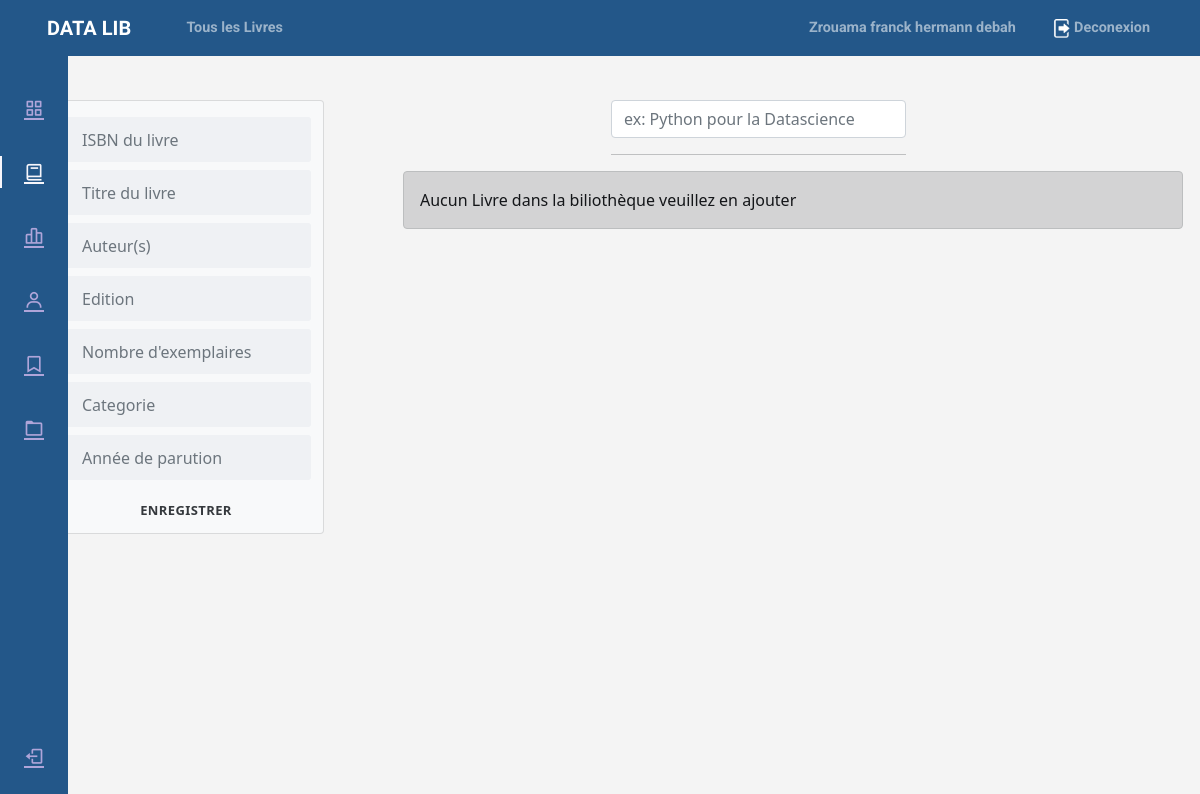
Page /dashboard/livres (signed in) on the earlier database version.
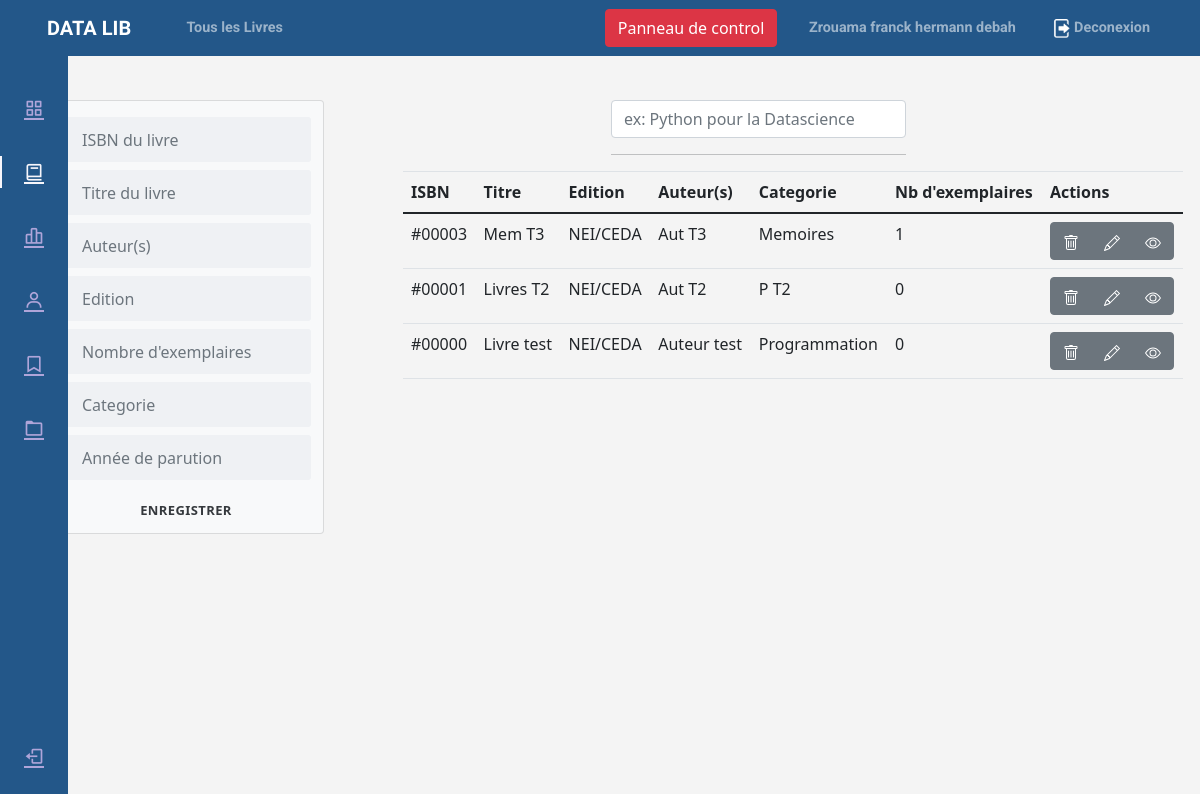
Same page on the later database version.
### app/mod_book/models.py (models this page shows, shortened)
class Base(db.Model):
    __abstract__ = True
    id = db.Column(db.Integer, primary_key=True)
    date_created = db.Column(db.String(128),  default=db.func.current_timestamp())
    date_modified = db.Column(db.String(128),  default=db.func.current_timestamp(),onupdate=db.func.current_timestamp())

@dataclass
class Book(Base):
    __tablename__ = 'book'
    title = db.Column(db.String(128),  nullable=False)
    isbn = db.Column(db.String(128),  nullable=False, unique=True)
    author = db.Column(db.String(128),  nullable=False)
    edition = db.Column(db.String(192),  nullable=False)
    nbExemplar = db.Column(db.Integer,  nullable=False, default=1)
    category = db.Column(db.String(128),  nullable=False)
    available = db.Column(db.SmallInteger, nullable=False, default=1)
    year = db.Column(db.Integer,  nullable=False)

### app/main/routes.py (the view)
@main.route('/dashboard/livres')
def dash_livres():
    books = None
    if not('user'in session):
       return redirect(url_for('auth.signin'))
    else:
        all_books = fetch_all_book()
        if (all_books):
            books = all_books
            return render_template("auth/profile/dashboard/livres.html",user=session["user"],books=books)
        else:
            return render_template("auth/profile/dashboard/livres.html",user=session["user"],books=books)

### app/mod_book/controllers.py (called while the page is built)
@mod_book.route('', methods=['GET'])
@mod_book.route('/', methods=['GET'])
def fetch_all_book():
    books = Book.query.order_by(Book.id.desc()).all()
    if books:
        session['books'] = books
        return books
    else:
        return 'NBF'

### app/templates/auth/profile/dashboard/livres.html (shortened to what this page needs)
{% extends 'auth/profile/dash.html' %}
{% block dash_component %}
<div class="container">
    <div class="row">
        <div class=" card col-md-3 bg-light">
            <div class="mt-3 row newsletter-subscribe">
                <div class="">
                    <form action="/book/register" class="form-inline row form" method="POST">
                        <div class="form-group col-md-12 mb-2">
                            <input value="" required class="form-control" autofocus type="text" name="isbn"
                                placeholder="ISBN du livre">
                        </div>
                        <div class="form-group col-md-12 mb-2">
                            <input value="" required class="form-control" type="text" name="titre"
                                placeholder="Titre du livre">
                        </div>
                        <div class="form-group col-md-12 mb-2">
                            <input value="" required class="form-control" type="text" name="auteur"
                                placeholder="Auteur(s)">
                        </div>
                        <div class="form-group col-md-12 mb-2">
                            <input value="" required class="form-control" type="text" name="edition"
                                placeholder="Edition">
                        </div>
                        <div class="form-group col-md-12 mb-2">
                            <input value="" min="0" required class="form-control" type="number" name="nbexemplar"
                                placeholder="Nombre d'exemplaires">
                        </div>
                        <div class="form-group col-md-12 mb-2">
                            <input value="" required class="form-control" type="text" name="category"
                                placeholder="Categorie">
                        </div>
                        <div class="form-group col-md-12 mb-2">
                            <input pattern="(?:19|20)[0-9]{2}" required value="" class="form-control" type="text" name="year"
                                placeholder="Année de parution">
                        </div>
                        <input class="col-md-12 btn btn-outline" type="submit" value="Enregistrer">
                    </form>
                </div>
            </div>
        </div>
        <div class="col-md-9">
            <div class="row">
                <div class="row">
                    <div class="col-md-12">
                        <div class="col-md-5 offset-md-4">
                            <input type="text" class="text-muted form-control form-input" name="q"
                                placeholder="ex: Python pour la Datascience">
                            <hr>
                        </div>
                    </div>
                    <div class="col-md-12 offset-1">
                        <div class="card-box">
                            <div class="table-responsive">
                                {% if books != 'NBF' %}
                                <table class="table">
                                    <thead>
                                        <tr>
                                            <th>ISBN</th>
                                            <th>Titre</th>
                                            <th>Edition</th>
                                            <th>Auteur(s)</th>
                                            <th>Categorie</th>
                                            <th>Nb d'exemplaires</th>
                                            <th>Actions</th>
                                        </tr>
                                    </thead>
                                    <tbody>
                                        {% for book in books %}
                                        <tr>
                                            <td>{{book.isbn}}</td>
                                            <td>{{book.title}}</td>
                                            <td>{{book.edition}}</td>
                                            <td>{{book.author}}</td>
                                            <td>{{book.category}}</td>
                                            <td>{{book.nbExemplar}}</td>
                                            <td>
                                                <div class="btn-group btn-group-toggle" data-toggle="buttons">
                                                    <label onclick="document.location.href = '/book/delete/{{book.id}}'"
                                                        class="btn btn-secondary">
                                                    </label>
                                                    <label  onclick="document.location.href = '/book/update/{{book.id}}'"
                                                        class="btn btn-secondary">
                                                    </label>
                                                    <label class="btn btn-secondary">
                                                    </label>
                                                </div>
                                            </td>
                                        </tr>
                                        {% endfor %}
                                    </tbody>
                                </table>
                                {% else %}
                                <div class="alert alert-dark" role="alert">
                                    Aucun Livre dans la biliothèque veuillez en ajouter
                                </div>
                                {% endif %}
                            </div>
                        </div>
                    </div>
                </div>
            </div>
        </div>
    </div>
</div>
{% endblock dash_component %}

### app/templates/auth/profile/dash.html (shortened to what this page needs)
{% extends "base.html" %}
{% block content %}
<div id="body-pd">
    <link rel="stylesheet" href="/css/dash.css">
    <link rel="stylesheet" href="https://cdn.jsdelivr.net/npm/boxicons@latest/css/boxicons.min.css">
    <link rel="stylesheet" href="https://cdn.jsdelivr.net/npm/bootstrap@5.0.0-beta1/dist/css/bootstrap.min.css">
    <div class="l-navbar" id="nav-bar">
        <nav class="nav">
            <div>
                <a href="#" class="nav_logo">
                </a>
                <div class="nav_list">
                    {% set class_general='' %}
                    {% set class_livres='' %}
                    {% if 'general' in request.path %}
                    {% set class_general = 'active' %}
                    {% elif 'livres' in request.path%}
                    {% set class_livres = 'active' %}
                    {% endif %}
                    <a href="/dashboard" class="nav_link {{class_general}}">
                        <i class='bx bx-grid-alt nav_icon'></i>
                    </a>
                    <a href="/dashboard/livres" class="nav_link {{class_livres}}">
                        <i class='bx bx-book nav_icon'></i>
                    </a>
                    <a href="#" class="nav_link">
                        <i class='bx bx-bar-chart-alt-2 nav_icon'></i>
                    </a>
                    <a href="#" class="nav_link">
                        <i class='bx bx-user nav_icon'></i>
                    </a>
                    <a href="#" class="nav_link">
                        <i class='bx bx-bookmark nav_icon'></i>
                    </a>
                    <a href="#" class="nav_link">
                        <i class='bx bx-folder nav_icon'></i>
                    </a>
                </div>
            </div>
            <a href="/auth/logout" class="nav_link">
                <i class='bx bx-log-out nav_icon'></i>
            </a>
        </nav>
    </div>
    <div class="container-fluid">
        {% block dash_component %}{% endblock %}
    </div>
</div>
    {% endblock content %}

### app/templates/base.html (shortened to what this page needs)
<!DOCTYPE html>
<html lang="en">
<head>
    <link rel="stylesheet" href="/css/main.css">
    <link rel="stylesheet" href="https://stackpath.bootstrapcdn.com/bootstrap/4.1.3/css/bootstrap.min.css"
>
    <link rel="stylesheet" href="https://cdnjs.cloudflare.com/ajax/libs/font-awesome/4.7.0/css/font-awesome.min.css">
    <link rel="stylesheet" href="https://use.fontawesome.com/releases/v5.4.2/css/all.css"
>
</head>
<header class="site-header">
    <nav class="navbar navbar-expand-md navbar-dark bg-steel fixed-top">
        <div class="container">
            <a class="navbar-brand mr-4" href="/"><img style="height:1.4em;" src="/icons/regal.png" alt="">
                DATA LIB</a>
            <div class="collapse navbar-collapse" id="navbarToggle">
                <div class="navbar-nav mr-auto">
                    <a class="nav-item nav-link" href="/">
                        Tous les Livres
                    </a>
                </div>
                <div class="navbar-nav">
                    {% if user %}
                        {% if user.role == 1 %}
                            <a href="/dashboard"><button class="btn btn-danger">Panneau de control</button></a>
                        {% endif %}
                    <a class="nav-item nav-link" href="/{{user.nom}}"><img src="/icons/profile.png" alt="">
                        {{ user.nom }}
                    </a>
                    <a class="nav-item nav-link" href="/auth/logout"><img src="/icons/logout.png" alt=""> Deconexion</a>
                    {% endif %}
                </div>
            </div>
        </div>
    </nav>
</header>
<body>
    <main role="main" class=" container-fluid pageContent">
        <div class="row">
            <div class="col-md-12">
                {% block content %}{% endblock %}
            </div>
        </div>
    </main>
</body>
</html>

### app/static/css/main.css (style rules this page uses)
body { background: #fafafa; color: #333333; margin-top: 5rem; padding-bottom: 50px; }
.bg-steel { background-color: #235789; }
.navbar-nav { font-size: 0.9em; }
.navbar-brand { font-family: "Work Sans", sans-serif; font-weight: bold; }
.navbar-nav > a > img { height: 1.3em; }
.site-header .navbar-nav .nav-link { color: #cbd5db; font-weight: bold; font-family: "Roboto", sans-serif; margin-left: 20px; }
.pageContent { margin-top: 100px; }

### app/static/css/dash.css (style rules this page uses)
:root { --header-height: 3rem; --nav-width: 68px; --first-color: #235789;; --first-color-light: #AFA5D9; --white-color: #F7F6FB; --normal-font-size: 1rem; --z-fixed: 100 }
body { background-color: #f4f4f4; position: relative; font-family: var(--body-font); font-size: var(--normal-font-size); transition: .5s }
a { text-decoration: none }
.l-navbar { position: fixed; top: 0; left: -30%; width: var(--nav-width); height: 100vh; background-color: var(--first-color); padding: .5rem 1rem 0 0; transition: .5s; z-index: var(--z-fixed) }
.nav { height: 100%; display: flex; flex-direction: column; justify-content: space-between; overflow: hidden }
.nav_logo, .nav_link { display: grid; grid-template-columns: max-content max-content; align-items: center; column-gap: 1rem; padding: .5rem 0 .5rem 1.5rem }
.nav_logo { margin-bottom: 2rem }
.nav_link { position: relative; color: var(--first-color-light); margin-bottom: 1.5rem; transition: .3s }
.nav_icon { font-size: 1.25rem }
.active { color: var(--white-color) }
.active::before { content: ''; position: absolute; left: 0; width: 2px; height: 32px; background-color: var(--white-color) }
@media screen and (min-width: 768px) { .l-navbar { left: 0; padding: 1rem 1rem 0 0 } }

### app/templates/auth/profile/dashboard/livres.html (style rules this page uses)
body { background-color: #f4f4f4 }
.newsletter-subscribe { color: #313437; }
.newsletter-subscribe form { justify-content: center; }
.newsletter-subscribe form .form-control { background: #eff1f4; border: none; border-radius: 3px; box-shadow: none; outline: none; color: inherit; text-indent: 9px; height: 45px; margin-right: 10px; min-width: 250px; }
.newsletter-subscribe form .btn { padding: 16px 32px; border: none; box-shadow: none; text-shadow: none; opacity: 0.9; text-transform: uppercase; font-weight: bold; font-size: 13px; letter-spacing: 0.4px; line-height: 1; }

Differences in the rows shown:
added Book: isbn "#00003", title "Mem T3", edition "NEI/CEDA", author "Aut T3", category "Memoires", nbExemplar "1"
added Book: isbn "#00001", title "Livres T2", edition "NEI/CEDA", author "Aut T2", category "P T2", nbExemplar "0"
added Book: isbn "#00000", title "Livre test", edition "NEI/CEDA", author "Auteur test", category "Programmation", nbExemplar "0"
Other differences:
text no longer shown: "Aucun Livre dans la biliothèque veuillez en ajouter"
text now shown: "Panneau de control ISBN Titre Edition Auteur(s) Categorie Nb d'exemplaires Actions"
